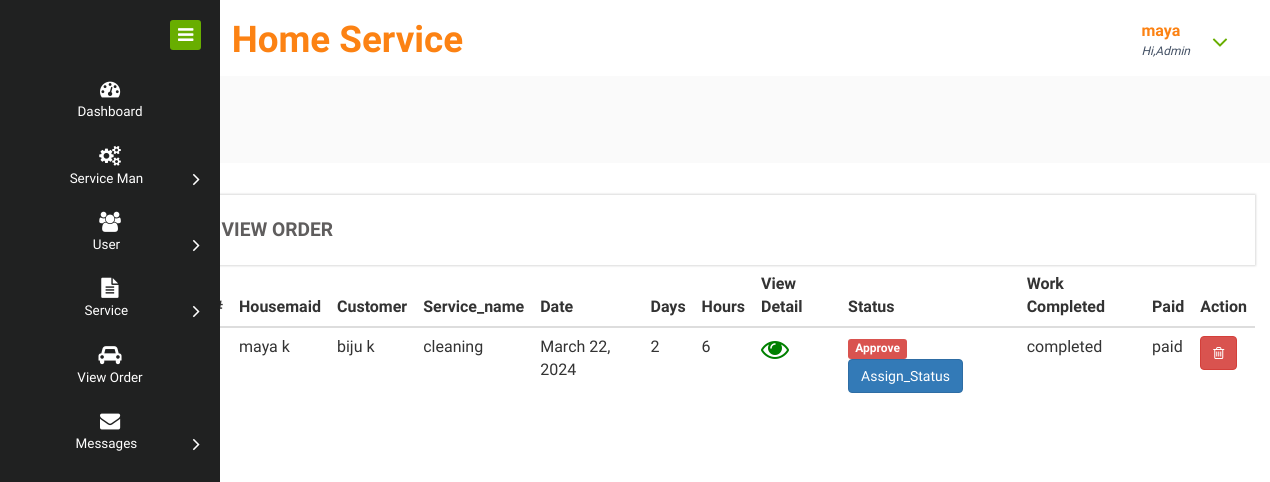
Screenshot of /all_orders (signed in) with the database file from the repository.
### siteusers/models.py (models this page shows, shortened)
class CustomUser(AbstractUser):
    is_houseresident = models.BooleanField(default=False)
    is_flatresident = models.BooleanField(default=False)
    is_housemaid = models.BooleanField(default=False)
    is_superuser = models.BooleanField(default=False)

class Order(models.Model):
    report_status = models.CharField(max_length=100, null=True)
    status = models.ForeignKey(Status, on_delete=models.CASCADE, null=True)
    service = models.ForeignKey(Housemaid, on_delete=models.CASCADE, null=True)
    customer = models.ForeignKey(House_Resident, on_delete=models.CASCADE, null=True,blank=True)
    flat_resident = models.ForeignKey(Flat_Resident, on_delete=models.CASCADE, null=True, blank=True)
    book_date = models.DateField(null=True)
    book_days = models.IntegerField(null=True)  # Number of days
    book_hours = models.IntegerField(null=True)  # Number of hours
    payment_amount = models.DecimalField(max_digits=10, decimal_places=2, null=True)
    work_completed = models.ForeignKey(Work, on_delete=models.CASCADE, null=True)
    paid=models.ForeignKey(Paid, on_delete=models.CASCADE, null=True)
    caretaker_approval = models.ForeignKey(CaretakerApproval, on_delete=models.CASCADE, null=True,blank=True)
    payment = models.ForeignKey('Payment', on_delete=models.SET_NULL, null=True, blank=True)

class Housemaid(models.Model):
    status = models.ForeignKey(Status, on_delete=models.CASCADE, null=True)
    user = models.ForeignKey(CustomUser, on_delete=models.CASCADE, null=True)
    contact = models.CharField(max_length=100, null=True)
    address = models.CharField(max_length=100, null=True)
    doj = models.DateField(null=True)
    dob = models.DateField(null=True)
    id_type = models.CharField(max_length=100, null=True)
    service_name = models.ForeignKey(Service_Category,on_delete=models.CASCADE,null=True)
    experience = models.CharField(max_length=100, null=True)
    id_card = models.FileField(null=True)
    image = models.FileField(null=True)
    rate_per_hour = models.DecimalField(max_digits=10, decimal_places=2, null=True)

class House_Resident(models.Model):
    user = models.ForeignKey(CustomUser, on_delete=models.CASCADE, null=True)
    contact = models.CharField(max_length=100, null=True)
    address = models.CharField(max_length=100, null=True)
    image = models.FileField(null=True)

class Service_Category(models.Model):
    category = models.CharField(max_length=30, null=True)
    desc = models.CharField(max_length=100, null=True)
    image = models.FileField(null=True)
    total=models.CharField(max_length=100, null=True)
    def __str__(self):
        return self.category

class Status(models.Model):
    status = models.CharField(max_length=30, null=True)

class Work(models.Model):
    work = models.CharField(max_length=30, null=True)
    def __str__(self):
        return self.work

class Paid(models.Model):
    paid = models.CharField(max_length=30, null=True)
    def __str__(self):
        return self.paid

### siteusers/views.py (the view)
# urls.py: path('all_orders', views.Admin_Order, name='Admin_Order'),
@login_required
def Admin_Order(request):
    order = Order.objects.all()
    seen_notifies = Notification.objects.filter(is_read=False)
    for notify in seen_notifies:
        notify.is_read = True
        notify.save()
    d = {'order': order}
    return render(request, 'all_orderss.html', d)

### templates/all_orderss.html (shortened to what this page needs)
{% extends 'admin_navigation.html' %}
{% load static %}
{% block body %}
<div class="chit-chat-layer1">
	<div class="col-md-12 chit-chat-layer1-left">
               <div class="work-progres">
                            <div class="chit-chat-heading">
                                  View Order
                            </div>
             </div><div class="table-responsive">
                                <table class="table table-hover">
                                  <thead>
                                    <tr>
                                      <th>#</th>
                                      <th>Housemaid</th>
                                      <th>Customer</th>
                                      <th>Service_name</th>
                                      <th>Date</th>
                                      <th>Days</th>
                                      <th>Hours</th>
                                      <th>View Detail</th>
                                      <th>Status</th>
                                        <th>Work Completed</th>
                                        <th>Paid</th>
                                      <th>Action</th>
                                  </tr>
                              </thead>
                              <tbody>
                              {% for i in order %}
                                <tr>
                                  <td>{{forloop.counter}}</td>
                                  <td>{{i.service.user.first_name}} {{i.service.user.last_name}}</td>
                                    {% if i.customer %}
                                  <td>{{i.customer.user.first_name}} {{i.customer.user.last_name}}</td>
                                    {% endif %}
                                  <td>{{i.service.service_name}}</td>
                                  <td>{{i.book_date}}</td>
                                  <td>{{i.book_days}}</td>
                                  <td>{{i.book_hours}}</td>
                                  <td><a href="{% url 'siteusers:Order_detail' i.id %}" ><i  style="color:green;font-size:28px" class="fa fa-eye"></i></a></td>
                                  <td><span class="label label-danger">{{i.status.status}}</span>
                                  {% if i.status.status == 'Accept' %}
                                  <span style="margin-left:5%">----------</span>
                                  {% else %}
                                  <a href="{% url 'siteusers:Order_status' i.id %}" ><button class="btn btn-primary">Assign_Status</button></a>
                                  {% endif %}
                                  </td>
                                    <td>{{i.work_completed}}</td>
                                    <td>{{i.paid}}</td>
                                  <td><a href="{% url 'siteusers:delete_admin_order' i.id %}" ><button class="btn btn-danger" onclick="return confirm('Are you sure ?')"><i class="fa fa-trash-o"></i></button></a></td>
                              </tr>
                              {% endfor %}
                          </tbody>
                      </table>
                  </div>
      </div>
</div>
    {% endblock %}

### templates/admin_navigation.html (shortened to what this page needs)
<!DOCTYPE HTML>
{% load static %}
<html>
<head>
<link href="{% static 'admin home/css2/bootstrap.css' %}" rel="stylesheet" type="text/css" media="all">
<link href="{% static 'admin home/css2/style.css' %}" rel="stylesheet" type="text/css" media="all"/>
<link href="{% static 'admin home/css2/font-awesome.css' %}" rel="stylesheet">
</head>
<body>
<div class="page-container" >
   <div class="left-content">
	   <div class="mother-grid-inner">
				<div class="header-main" style="background-color:;">
					<div class="header-left">
							<div class="logo-name" style="width:100%">
								<h1><span>Home Service</span></h1>
							</div>
							<div class="clearfix"> </div>
						 </div>
							<div class="profile_details">
								<ul>
									<li class="dropdown profile_details_drop">
										<a href="#" class="dropdown-toggle" data-toggle="dropdown" aria-expanded="false">
											<div align class="profile_img">
												<div class="user-name">
													<p>{{request.user.username}}</p>
													<span>Hi,Admin</span>
												</div>
												<i class="fa fa-angle-down lnr"></i>
												<div class="clearfix"></div>
											</div>
										</a>
									</li>
								</ul>
							</div>
							<div class="clearfix"> </div>
						</div>
				</div>
<div class="inner-block" style="padding-top:8%">
	{% block body %}
	{% endblock %}
</div>
</div>
</div>
    <div class="sidebar-menu">
		  	<div class="logo"> <a href="#" class="sidebar-icon">
				<span class="fa fa-bars"></span> </a>
			   </div>
		    <div class="menu">
		      <ul id="menu">
		        <li id="menu-home"><a href="{% url 'siteusers:admin_home' %}"><i class="fa fa-tachometer"></i><span>Dashboard</span></a></li>
		        <li><a href="#"><i class="fa fa-cogs"></i><span>Service Man</span><span class="fa fa-angle-right" style="float: right"></span></a>
		        </li>
		        <li id="menu-comunicacao" ><a href="#"><i class="fa fa-users"></i><span>User</span><span class="fa fa-angle-right" style="float: right"></span></a>
		        </li>
		        <li id="menu-academico" ><a href="#"><i class="fa fa-file-text"></i><span>Service</span><span class="fa fa-angle-right" style="float: right"></span></a>
		        </li>
		        <li><a href="{% url 'siteusers:Admin_Order' %}"><i class="fa fa-car">
				</i><span>View Order</span></a></li>
		        <li><a href="#"><i class="fa fa-envelope"></i><span>Messages</span><span class="fa fa-angle-right" style="float: right"></span></a>
		        </li>
		      </ul>
		    </div>
	 </div>
</body>
</html>

### rows the page displays
CustomUser: user.username "maya"
Order: service.user.first_name "maya", service.user.last_name "k", customer.user.first_name "biju", customer.user.last_name "k", service.service_name "cleaning", book_date "March 22, 2024", book_days "2", book_hours "6", status.status "Approve", shows "Assign_Status", work_completed "completed", paid "paid"
